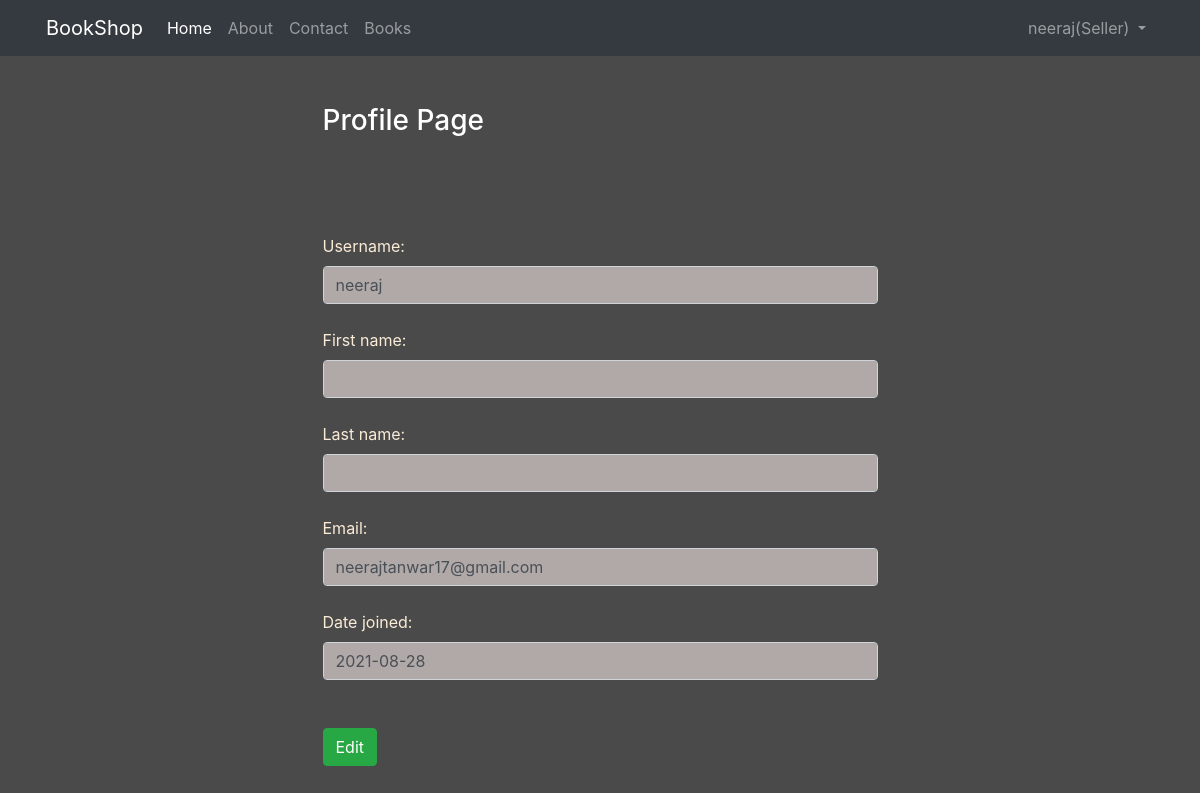
The page /profile (signed in) on the database its author committed.
### app/models.py (models this page shows, shortened)
class User(AbstractUser):
    user_type_data=(("Seller","Seller"),("Customer","Customer"))
    user_type=models.CharField(choices=user_type_data,max_length=10)

### app/views.py (the view)
# urls.py: path('profile', views.userprofile, name='userprofile'),
def userprofile(request):
    fm = UserDetailForm(instance=request.user)
    return render(request, 'app/userprofile.html', {'form':fm})

### app/forms.py
class UserDetailForm(UserChangeForm):
    password = None
    class Meta:
        model = User
        fields = ['username', 'first_name', 'last_name', 'email', 'date_joined']
        labels = {'email':'Email'}
        widgets = {
        'username':forms.TextInput(attrs={'class':'form-control'}),
        'first_name':forms.TextInput(attrs={'class':'form-control'}),
        'last_name':forms.TextInput(attrs={'class':'form-control'}),
        'email':forms.EmailInput(attrs={'class':'form-control'}),
        'date_joined':forms.DateInput(attrs={'class':'form-control'}),
        }

### app/templates/app/userprofile.html (shortened to what this page needs)
{% extends "app/base.html" %}
{% block content %}
    <div class="col-sm-6 container">
        <h3 class="text-white my-5">Profile Page</h3>
        <br>
        <br>
        <form action="" method="POST" novalidate>
            {% for fm in form %}
                {{fm.label_tag}} {{fm}} {{fm.errors|striptags}} <br>
            {% endfor %}
        </form>
        <br>
        <a href="{% url 'edituserprofile' %}" class="btn btn-success">Edit</a>
    </div>
{% endblock content %}

### app/templates/app/navbar.html (shortened to what this page needs)
<div class='col-sm-12 container'>
  <nav class="navbar navbar-expand-lg navbar-dark bg-dark">
    <a class="navbar-brand" href="{% url 'home' %}">BookShop</a>
    <div class="collapse navbar-collapse" id="navbarSupportedContent">
      <ul class="navbar-nav mr-auto">
        <li class="nav-item active">
          <a class="nav-link active" aria-current="page" href="{% url 'home' %}">Home</a>
        </li>
        <li class="nav-item">
          <a class="nav-link" href="{% url 'about' %}">About</a>
        </li>
        <li class="nav-item">
          <a class="nav-link" href="{% url 'contact' %}">Contact</a>
        </li>
        <li class="nav-item">
          <a class="nav-link" href="{% url 'viewbooks' %}">Books</a>
        </li>
      </ul>
      <ul class="navbar-nav">
      <li class="nav-item dropdown">
          {% if request.user.is_authenticated %}
            {% if user is request.user %}
              <a class="nav-link dropdown-toggle" href="{% url 'home' %}" id="navbarDropdown" role="button" data-toggle="dropdown" aria-haspopup="true" aria-expanded="false">
                {{user}}({{user.user_type}})
              </a>
            {% endif %}
          {% else %}
            <a class="nav-link active" href="{% url 'login' %}">Login/Signup</a>
          {% endif %}
        </li>
        </ul>
    </div>
  </nav>
  </div>

### app/static/app/css/style.css (style rules this page uses)
body { background-color: rgb(75, 74, 74); color: antiquewhite; }
.form-control { background-color: rgb(177, 168, 168); }

### rows shown on the page
User: username "neeraj", user_type "Seller", form "neeraj" "neerajtanwar17@gmail.com" "2021-08-28"

### other values the page prints
{{ fm.label_tag }} "Username:" "First name:" "Last name:" "Email:" "Date joined:"
